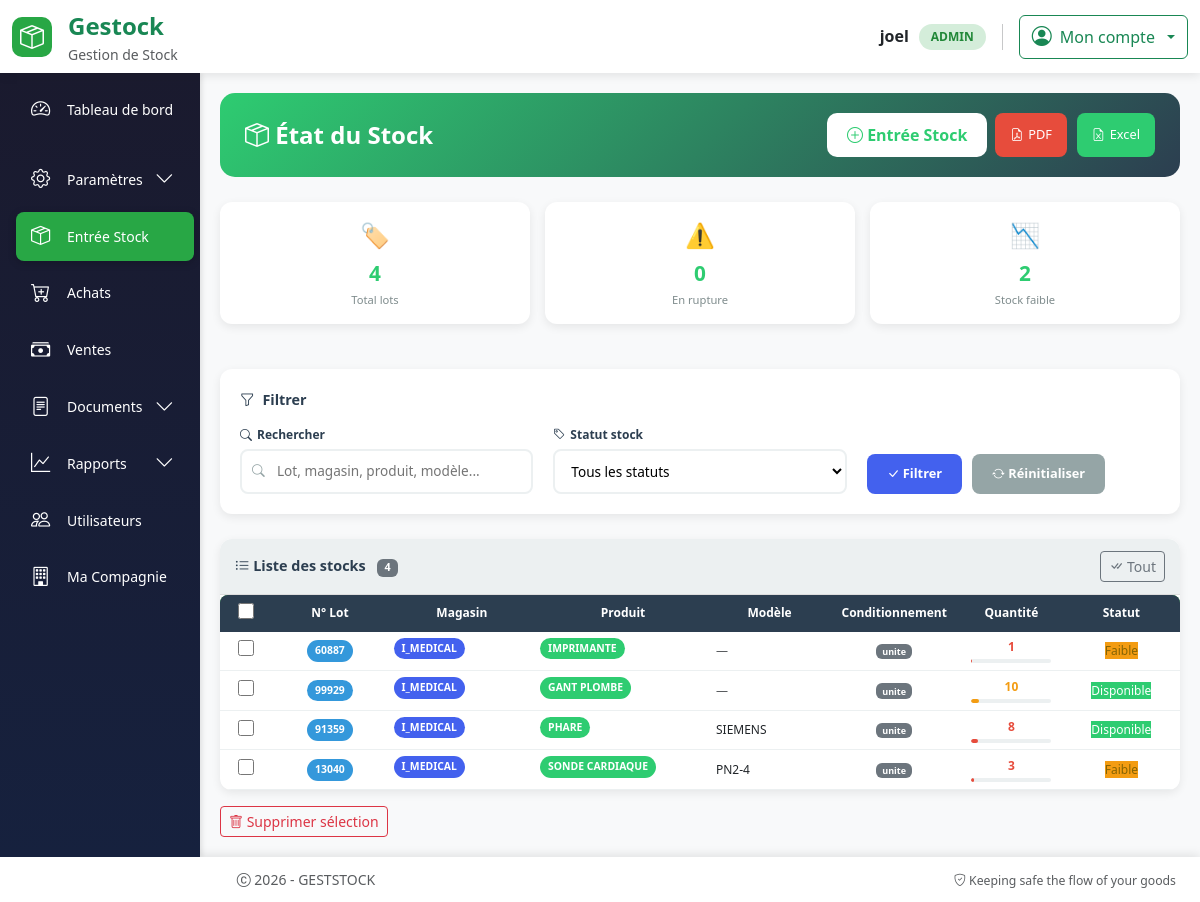
/stock (signed in), run on an earlier commit of the app's database.
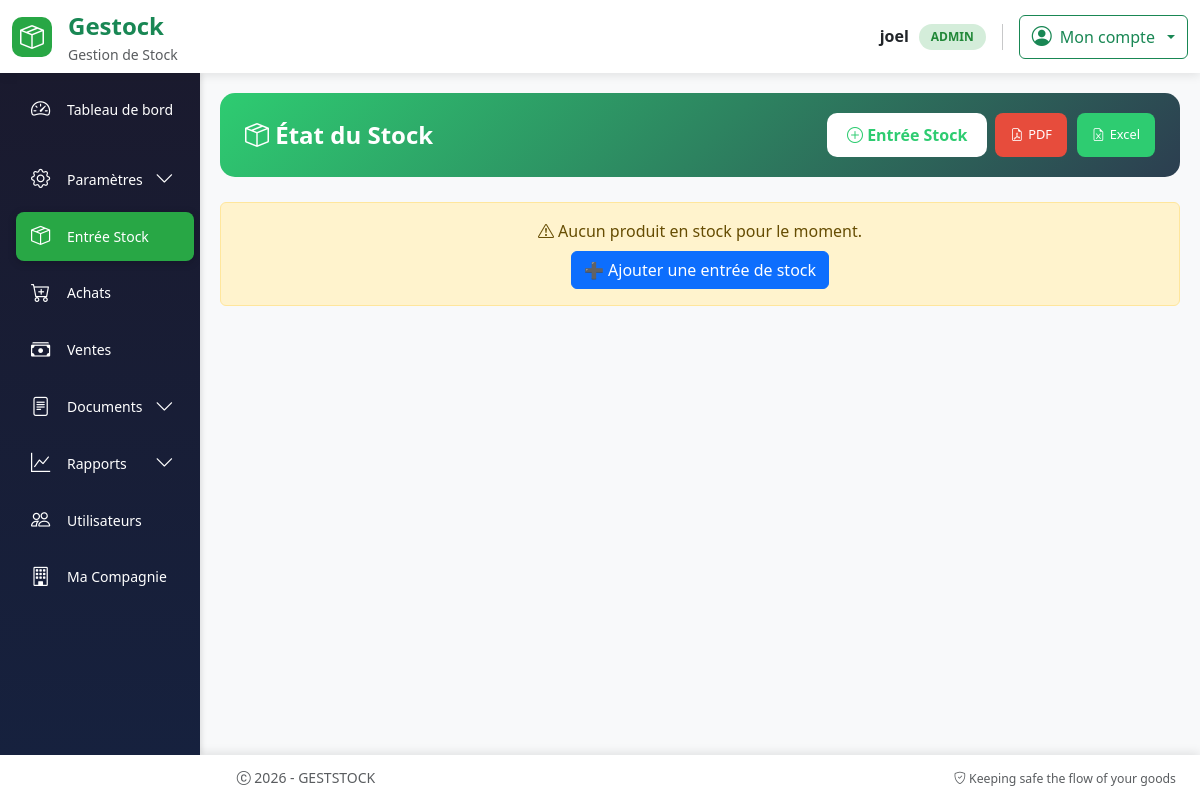
And on a later commit of the database.
### models.py (models this page shows, shortened)
class Stock(db.Model):
    id = db.Column(db.Integer, primary_key=True)
    produit_id = db.Column(
        db.Integer,
        db.ForeignKey("produit.id"),
        nullable=False
    )
    lignes_achat = db.relationship("LigneAchat", back_populates="stock")
    numero_lot = db.Column(db.String(100))
    quantite = db.Column(db.Integer, nullable=False, default=0)
    seuil_alerte = db.Column(db.Integer, default=5)
    date_creation = db.Column(db.DateTime(), default = datetime.utcnow, index = True)
    type_conditionnement = db.Column(
    db.Enum(
        TypeConditionnement,
        values_callable=lambda x: [e.value for e in x],
        name="typeconditionnement"
    ),
    nullable=False  # a remplacer par False apres render ok
    )
    magasin_id = db.Column(db.Integer, db.ForeignKey("magasin.id"), nullable=False)
    __table_args__ = (
    db.UniqueConstraint("produit_id", "magasin_id", "type_conditionnement", name="uix_stock_unique"),
)

class Magasin(db.Model):
    id = db.Column(db.Integer, primary_key=True)
    nom = db.Column(db.String(120), unique=True, nullable=False)
    stocks = db.relationship("Stock", backref="magasin", lazy=True)
    achats = db.relationship(
        "Achat",
        back_populates="magasin",
        cascade="all, delete-orphan"
    )

class Produit(db.Model):
    __tablename__ = "produit"
    id = db.Column(db.Integer, primary_key=True)
    nom_produit = db.Column(db.String(128), nullable=False, index=True)
    model = db.Column(db.String(128), index=True)
    marque = db.Column(db.String(128), index=True)
    code_produit = db.Column(db.String(256), unique=True, nullable=False)
    description = db.Column(db.Text)
    origine = db.Column(db.String(256))
    image = db.Column(db.String(255))
    stocks = db.relationship("Stock", backref="produit", lazy=True)
    lignes_certificat = db.relationship('LigneCertificat', backref='produit_rel', lazy=True)
    lignes_bon_commande = db.relationship(
        "LigneBonCommande",
        back_populates="produit"
    )
    lignes_bon_livraison = db.relationship(
        "LigneBonLivraison",
        back_populates="produit"
    )
    lignes_achat = db.relationship(
        "LigneAchat",
        back_populates="produit",
        cascade="all, delete-orphan"
    )

### routes.py (the view)
@app.route("/stock", methods=["GET"])
@login_required
def etat_stock():
    produits_all = Produit.query.order_by(Produit.nom_produit).all()
    magasins = Magasin.query.order_by(Magasin.nom).all()
    stocks = (
        Stock.query
        .join(Produit)
        .filter(Stock.quantite > 0)
        .all()
    )
    return render_template(
        "ajout_stock.html",   # ta page unique
        stocks=stocks,
        produits_all=produits_all,
        magasins=magasins
    )

### app.py (called while the page is built)
@app.after_request
def close_db_connection(response):
    try:
        db.session.close()
    except:
        pass
    return response

### routes.py (called while the page is built)
@app.after_request
def disable_cache(response):
    response.headers["Cache-Control"] = "no-store, no-cache, must-revalidate, private"
    response.headers["Pragma"] = "no-cache"
    response.headers["Expires"] = "0"
    return response

@login_manager.user_loader
def load_user(user_id):
    return User.query.get(int(user_id))

@app.context_processor
def utility_processor():
    def is_active(prefix):
        return request.endpoint and prefix in request.endpoint
    def has_role(*roles):
        if not current_user.is_authenticated:
            return False
        return current_user.role in roles
    def current_route():
        """Retourne le nom de la route actuelle"""
        return request.endpoint
    return dict(
        is_active=is_active,
        has_role=has_role,
        current_route=current_route
    )

### templates/ajout_stock.html (shortened to what the changed rows need)
{% extends "base.html" %}
{% block content %}
<div class="stock-container">
    <div class="stock-header">
        <h4>
        </h4>
        <div class="d-flex gap-2 flex-wrap">
        </div>
    </div>
    {% if stocks %}
    {% set total_lots = stocks|length %}
    {% set quantite_totale = stocks|sum(attribute='quantite') %}
    {% set lots_rupture = stocks|selectattr('quantite', 'equalto', 0)|list|length %}
    {% set lots_faible = stocks|selectattr('quantite', '<', 5)|selectattr('quantite', '>', 0)|list|length %}
    <div class="stats-grid">
        <div class="stat-card">
            <div class="stat-icon">🏷️</div>
            <div class="stat-value">{{ total_lots }}</div>
            <div class="stat-label">Total lots</div>
        </div>
        <div class="stat-card">
            <div class="stat-icon">⚠️</div>
            <div class="stat-value">{{ lots_rupture }}</div>
            <div class="stat-label">En rupture</div>
        </div>
        <div class="stat-card">
            <div class="stat-icon">📉</div>
            <div class="stat-value">{{ lots_faible }}</div>
            <div class="stat-label">Stock faible</div>
        </div>
    </div>
    <div class="filters-card">
        <div class="filter-title">
            <i class="bi bi-funnel"></i> Filtrer
        </div>
        <div class="filters-row">
            <div class="filter-group">
                <label><i class="bi bi-search"></i> Rechercher</label>
                <div class="filter-search">
                    <i class="bi bi-search"></i>
                    <input type="text" id="searchInput" placeholder="Lot, magasin, produit, modèle...">
                </div>
            </div>
            <div class="filter-group">
                <label><i class="bi bi-tag"></i> Statut stock</label>
                <select id="statusFilter" class="filter-select">
                    <option value="all">Tous les statuts</option>
                </select>
            </div>
            <div class="filter-group">
                <label>&nbsp;</label>
                <div class="filter-actions">
                    <button class="btn-filter btn-filter-primary" id="applyFilters">
                        <i class="bi bi-check-lg"></i> Filtrer
                    </button>
                    <button class="btn-filter btn-filter-secondary" id="resetFilters">
                        <i class="bi bi-arrow-repeat"></i> Réinitialiser
                    </button>
                </div>
            </div>
        </div>
    </div>
    <form action="{{ url_for('delete_lot') }}" method="post" id="deleteForm">
        <div class="table-container">
            <div class="table-header">
                <div class="table-title">
                    <i class="bi bi-list-ul"></i> Liste des stocks
                    <span class="badge bg-secondary ms-2" id="badgeCount">{{ total_lots }}</span>
                </div>
                <button type="button" onclick="selectAll()" class="btn btn-sm btn-outline-secondary">
                    <i class="bi bi-check-all"></i> Tout
                </button>
            </div>
            <div class="table-wrapper">
                <table class="table-custom" id="stockTable">
                    <thead>
                        <tr>
                            <th><input type="checkbox" id="select-all" class="checkbox-custom"></th>
                            <th>N° Lot</th>
                            <th>Magasin</th>
                            <th>Produit</th>
                            <th>Modèle</th>
                            <th>Conditionnement</th>
                            <th>Quantité</th>
                            <th>Statut</th>
                        </tr>
                    </thead>
                    <tbody id="tableBody">
                        {% for s in stocks %}
                        <tr class="stock-row"
                            data-id="{{ s.id }}"
                            data-numero-lot="{{ (s.numero_lot or 'N/A')|lower }}"
                            data-magasin="{{ s.magasin.nom|lower }}"
                            data-produit="{{ s.produit.nom_produit|lower }}"
                            data-modele="{{ (s.produit.model or '')|lower }}"
                            data-statut="
                                {% if s.quantite == 0 %}rupture
                                {% elif s.quantite < 5 %}faible
                                {% else %}disponible{% endif %}"
                            style="cursor:pointer"
                            ondblclick="editStock(this)">
                            <td class="text-center">
                                <input type="checkbox" name="stock_ids[]" value="{{ s.id }}" class="checkbox-custom stock-checkbox">
                            </td>
                            <td class="text-center">
                                {% if s.numero_lot %}
                                    <span class="badge-lot" title="Lot n°{{ s.numero_lot }}">{{ s.numero_lot|truncate(10, true) }}</span>
                                {% else %}
                                    <span class="badge-lot" title="Lot non défini">N/A</span>
                                {% endif %}
                            </td>
                            <td><span class="badge-magasin" title="{{ s.magasin.nom }}">{{ s.magasin.nom|truncate(15, true) }}</span></td>
                            <td><span class="badge-produit" title="{{ s.produit.nom_produit }}">{{ s.produit.nom_produit|truncate(20, true) }}</span></td>
                            <td>{% if s.produit.model and s.produit.model != 'None' %}<span title="Modèle: {{ s.produit.model }}">{{ s.produit.model|truncate(12, true) }}</span>{% else %}<span class="text-muted">—</span>{% endif %}</td>
                            <td class="text-center"><span class="badge bg-secondary" title="Conditionnement: {{ s.type_conditionnement.value }}">{{ s.type_conditionnement.value|truncate(10, true) }}</span></td>
                            <td class="text-center">
                                <div class="d-flex flex-column align-items-center">
                                    <span class="fw-bold
                                        {% if s.quantite >= 50 %}quantite-high
                                        {% elif s.quantite >= 10 %}quantite-medium
                                        {% else %}quantite-low{% endif %}">
                                        {{ s.quantite }}
                                    </span>
                                    <div class="stock-bar">
                                        <div class="stock-bar-fill
                                            {% if s.quantite >= 50 %}fill-high
                                            {% elif s.quantite >= 10 %}fill-medium
                                            {% else %}fill-low{% endif %}"
                                            style="width: {{ [s.quantite, 100]|min }}%">
                                        </div>
                                    </div>
                                </div>
                            </td>
                            <td class="text-center">
                                {% if s.quantite == 0 %}
                                    <span class="badge-rupture">Rupture</span>
                                {% elif s.quantite < s.seuil_alerte %}
                                    <span class="badge-faible">Faible</span>
                                {% else %}
                                    <span class="badge-disponible">Disponible</span>
                                {% endif %}
                            </td>
                        </tr>
                        {% endfor %}
                    </tbody>
                </table>
            </div>
        </div>
        <div class="mt-3 d-flex gap-2">
            <button type="submit" class="btn btn-sm btn-outline-danger" onclick="return confirmDelete()">
                <i class="bi bi-trash"></i> Supprimer sélection
            </button>
        </div>
    </form>
    {% else %}
    <div class="alert alert-warning text-center">
        <i class="bi bi-exclamation-triangle"></i>
        Aucun produit en stock pour le moment.
        <br>
        <button class="btn btn-primary mt-2" data-bs-toggle="modal" data-bs-target="#addAchatModal">
            ➕ Ajouter une entrée de stock
        </button>
    </div>
    {% endif %}
</div>
{% endblock %}

What changed in the data, as far as the page shows it:
removed Stock: numero_lot "60887", magasin.nom "I_MEDICAL", produit.nom_produit "IMPRIMANTE", type_conditionnement.value "unite", quantite "1", seuil_alerte "Faible"
removed Stock: numero_lot "99929", magasin.nom "I_MEDICAL", produit.nom_produit "GANT PLOMBE", type_conditionnement.value "unite", quantite "10", seuil_alerte "Disponible"
removed Stock: numero_lot "91359", magasin.nom "I_MEDICAL", produit.nom_produit "PHARE", produit.model "SIEMENS", type_conditionnement.value "unite", quantite "8", seuil_alerte "Disponible"
removed Stock: numero_lot "13040", magasin.nom "I_MEDICAL", produit.nom_produit "SONDE CARDIAQUE", produit.model "PN2-4", type_conditionnement.value "unite", quantite "3", seuil_alerte "Faible"
Also different on the page:
{{ total_lots }}: "4" → (not shown)
{{ lots_rupture }}: "0" → (not shown)
{{ lots_faible }}: "2" → (not shown)
form field value: "Tous les statuts" → (not shown)
form field value: "☐" → (not shown)
text no longer shown: "🏷️ Total lots ⚠️ En rupture 📉 Stock faible Filtrer Rechercher Statut stock Filtrer Réinitialiser Liste des stocks Tout N° Lot Magasin Produit Modèle Conditionnement Quantité Statut Supprimer sélection"
text now shown: "Aucun produit en stock pour le moment. ➕ Ajouter une entrée de stock"
